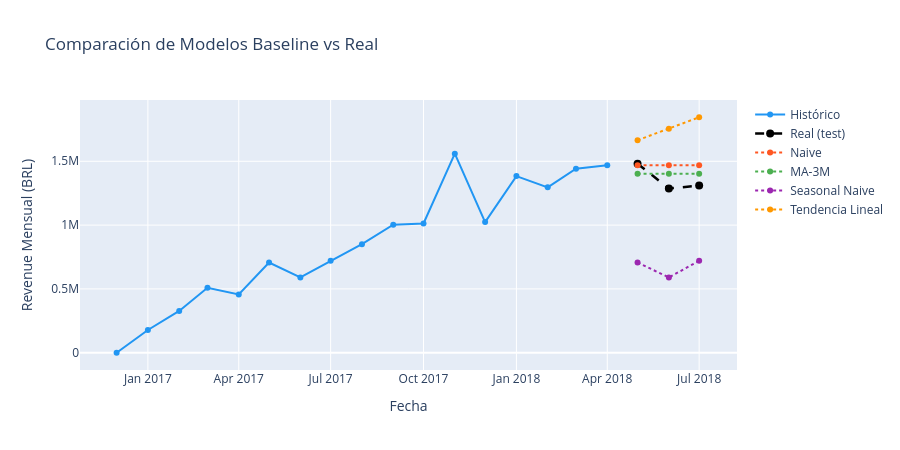

The cell this chart's notebook holds for it:
### Markdown cell above
# 8.2 Visualización del Baseline vs Real

### Code cell
fig = go.Figure()

# Serie histórica
fig.add_trace(go.Scatter(
    x=train['ds'], y=train['monthly_revenue'],
    name='Histórico', line=dict(color='#2196F3', width=2)
))

# Valores reales del test
fig.add_trace(go.Scatter(
    x=test['ds'], y=test['monthly_revenue'],
    name='Real (test)', line=dict(color='black', width=2.5, dash='dash'),
    mode='lines+markers', marker=dict(size=8)
))

# Predicciones baseline
colors_pred = ['#FF5722', '#4CAF50', '#9C27B0', '#FF9800']
preds = [naive_pred, ma3_pred, seasonal_pred, linear_pred]
nombres = ['Naive', 'MA-3M', 'Seasonal Naive', 'Tendencia Lineal']

for pred, name, color in zip(preds, nombres, colors_pred):
    fig.add_trace(go.Scatter(
        x=test['ds'], y=pred,
        name=name, line=dict(color=color, width=2, dash='dot'),
        mode='lines+markers'
    ))

fig.update_layout(
    title=' Comparación de Modelos Baseline vs Real',
    xaxis_title='Fecha', yaxis_title='Revenue Mensual (BRL)',
    height=450, hovermode='x unified'
)
fig.show()

### Figure 1 — Plotly figure (JSON) as saved in the notebook; plotly's stock layout.template omitted (floating-point values rounded to 4 significant figures)
{"data": [{"line": {"color": "#2196F3", "width": 2}, "name": "Histórico", "x": ["2016-12-01T00:00:00.000000000", "2017-01-01T00:00:00.000000000", "2017-02-01T00:00:00.000000000", "2017-03-01T00:00:00.000000000", "2017-04-01T00:00:00.000000000", "2017-05-01T00:00:00.000000000", "2017-06-01T00:00:00.000000000", "2017-07-01T00:00:00.000000000", "2017-08-01T00:00:00.000000000", "2017-09-01T00:00:00.000000000", "2017-10-01T00:00:00.000000000", "2017-11-01T00:00:00.000000000", "2017-12-01T00:00:00.000000000", "2018-01-01T00:00:00.000000000", "2018-02-01T00:00:00.000000000", "2018-03-01T00:00:00.000000000", "2018-04-01T00:00:00.000000000"], "y": [19.62, 178300.0, 327900.0, 508800.0, 457100.0, 707000.0, 590200.0, 720400.0, 850600.0, 1003000.0, 1012000.0, 1560000.0, 1023000.0, 1384000.0, 1296000.0, 1442000.0, 1469000.0], "type": "scatter"}, {"line": {"color": "black", "dash": "dash", "width": 2.5}, "marker": {"size": 8}, "mode": "lines+markers", "name": "Real (test)", "x": ["2018-05-01T00:00:00.000000000", "2018-06-01T00:00:00.000000000", "2018-07-01T00:00:00.000000000"], "y": [1482000.0, 1287000.0, 1310000.0], "type": "scatter"}, {"line": {"color": "#FF5722", "dash": "dot", "width": 2}, "mode": "lines+markers", "name": "Naive", "x": ["2018-05-01T00:00:00.000000000", "2018-06-01T00:00:00.000000000", "2018-07-01T00:00:00.000000000"], "y": [1469000.0, 1469000.0, 1469000.0], "type": "scatter"}, {"line": {"color": "#4CAF50", "dash": "dot", "width": 2}, "mode": "lines+markers", "name": "MA-3M", "x": ["2018-05-01T00:00:00.000000000", "2018-06-01T00:00:00.000000000", "2018-07-01T00:00:00.000000000"], "y": [1402000.0, 1402000.0, 1402000.0], "type": "scatter"}, {"line": {"color": "#9C27B0", "dash": "dot", "width": 2}, "mode": "lines+markers", "name": "Seasonal Naive", "x": ["2018-05-01T00:00:00.000000000", "2018-06-01T00:00:00.000000000", "2018-07-01T00:00:00.000000000"], "y": [707000.0, 590200.0, 720400.0], "type": "scatter"}, {"line": {"color": "#FF9800", "dash": "dot", "width": 2}, "mode": "lines+markers", "name": "Tendencia Lineal", "x": ["2018-05-01T00:00:00.000000000", "2018-06-01T00:00:00.000000000", "2018-07-01T00:00:00.000000000"], "y": [1665000.0, 1755000.0, 1845000.0], "type": "scatter"}], "layout": {"title": {"text": " Comparación de Modelos Baseline vs Real"}, "xaxis": {"title": {"text": "Fecha"}}, "yaxis": {"title": {"text": "Revenue Mensual (BRL)"}}, "height": 450, "hovermode": "x unified"}}
